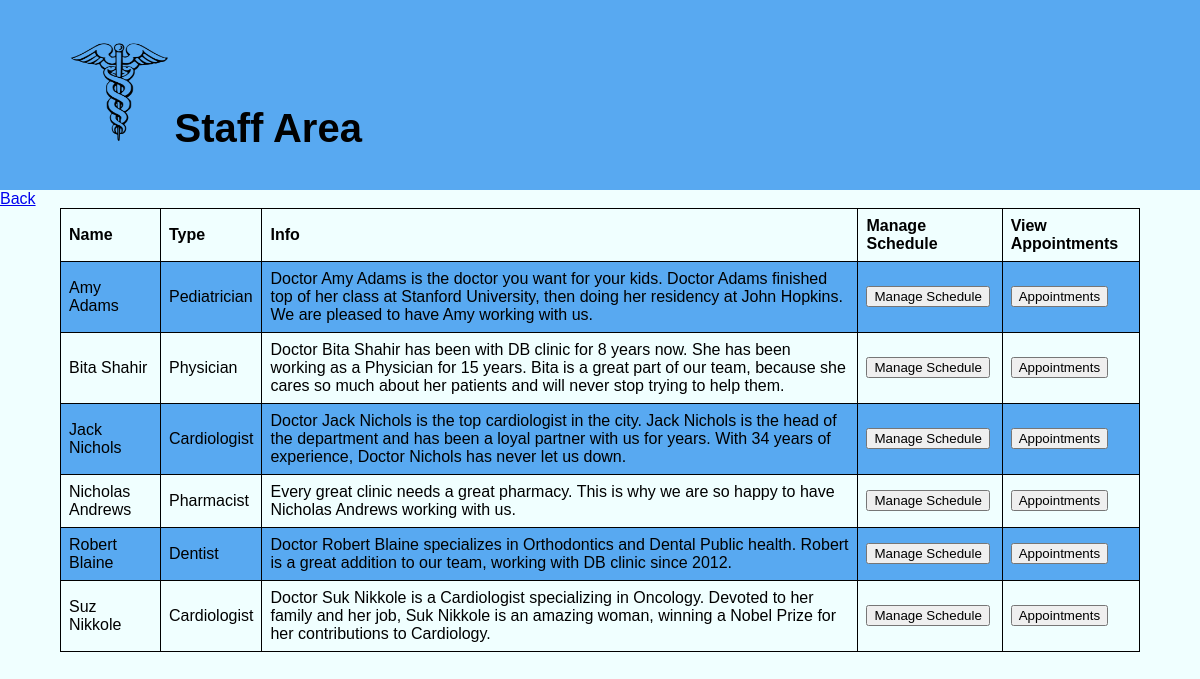
The app's page /StaffArea/doc-info.php with its own data.
### tables this page shows
CREATE TABLE `doctor` (
  `docid` int(11) NOT NULL,
  `docName` varchar(50) NOT NULL,
  `docPassword` varchar(50) NOT NULL,
  `docType` varchar(100) NOT NULL,
  `docInfo` text NOT NULL,
  `docImage` text NOT NULL
);

### StaffArea/doc-info.php (the view, shortened to what this page needs)
<?php
    require('../config/db.php');
    $query = "SELECT * FROM doctor ORDER BY docName";
    $result = mysqli_query($conn, $query);
    $doctors = mysqli_fetch_all($result, MYSQLI_ASSOC);
?>
<?php include('inc/staffHeader.php'); ?>
<a href="home.php">Back</a>
<div class="div-table">
    <table>
        <tr>
            <th>Name</th>
            <th>Type</th>
            <th>Info</th>
            <th>Manage Schedule</th>
            <th>View Appointments</th>
        </tr>
        <?php foreach($doctors as $doctor): ?>
        <tr>
            <form action="doc-schedule.php" method="POST">
                <td><?php echo $doctor['docName'] ?></td>
                <td><?php echo $doctor['docType'] ?></td>
                <td><?php echo $doctor['docInfo'] ?></td>
                <td><input type="submit" name="manage-schedule" value="Manage Schedule"></td>
            </form>
            <form action="appointments.php" method="POST">
                <td><input type="submit" name="doc-appointments" value="Appointments"></td>
            </form>
        </tr>
        <?php endforeach; ?>
    </table>
</div>
</body>
</html>

### StaffArea/inc/staffHeader.php (shortened to what this page needs)
<html lang="en">
<head>
    <link rel="stylesheet" href="StaffCss/script.css">
</head>
<body>
    <header>
        <div class="header">
            <div class="logoImg">
               <a href="../index.php"> <img src="../logosymbol.png" class="logo" height="50" width="50" alt="logo"> </a>
            </div>
            <div class="staff-area">
              <a href="home.php"> <h1>Staff Area</h1>       </a>
            </div>
        </div>
    </header>

### StaffArea/StaffCss/script.css (style rules this page uses)
body { margin: 0; padding: 0; font-family: 'PT Sans', sans-serif; background-color:azure; color: black; }
.header { padding: 1.0% 0%; background-color: rgba(46, 145, 238, 0.781); }
.header div { display: inline-block; }
.header .staff-area { color: #fff; }
table { margin: auto; font-family: arial, sans-serif; border-collapse: collapse; width: 90%; }
td, th { border: 1px solid black; text-align: left; padding: 8px; }
tr:nth-child(even) { background-color: rgba(46, 145, 238, 0.781); }
.header a { text-decoration:none;color:black; font-size:20px }
.header img { margin-left:70px; width:100px; height:100px }
.logoIMG { margin-top:30px; }
.header { text-align:left }

### records on screen
doctor: docName "Amy Adams", docType "Pediatrician", docInfo "Doctor Amy Adams is the doctor you want for your kids. Doctor Adams finished top of her class at Stanford University, then doing her residency at John Hopkins. We are pleased to have Amy working with us."
doctor: docName "Bita Shahir", docType "Physician", docInfo "Doctor Bita Shahir has been with DB clinic for 8 years now. She has been working as a Physician for 15 years. Bita is a great part of our team, because she cares so much about her patients and will never stop trying to help them."
doctor: docName "Jack Nichols", docType "Cardiologist", docInfo "Doctor Jack Nichols is the top cardiologist in the city. Jack Nichols is the head of the department and has been a loyal partner with us for years. With 34 years of experience, Doctor Nichols has never let us down."
doctor: docName "Nicholas Andrews", docType "Pharmacist", docInfo "Every great clinic needs a great pharmacy. This is why we are so happy to have Nicholas Andrews working with us."
doctor: docName "Robert Blaine", docType "Dentist", docInfo "Doctor Robert Blaine specializes in Orthodontics and Dental Public health. Robert is a great addition to our team, working with DB clinic since 2012."
doctor: docName "Suz Nikkole", docType "Cardiologist", docInfo "Doctor Suk Nikkole is a Cardiologist specializing in Oncology. Devoted to her family and her job, Suk Nikkole is an amazing woman, winning a Nobel Prize for her contributions to Cardiology."
